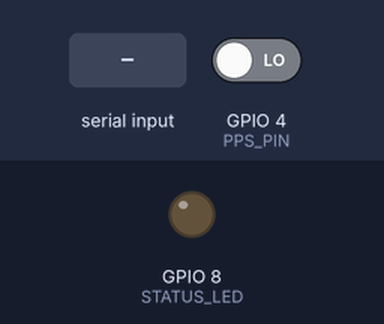
Simulated run of this sketch. Board: ESP32-C3. On the bench: output pins drawn as LEDs (lit = HIGH). The test bench sets the inputs (shaded band); at power-on: GPIO 4 (PPS_PIN) LOW. What the sketch prints to the serial monitor is not drawn.

Above: at 1.4 s.
1.5 s: "1" received over the second serial link
Timing chart, 0 to 4.5 s (numbered marks = the images above; inputs shaded):
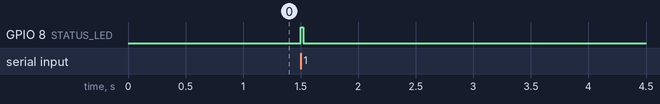

Measured:
- after the input at 1.5 s, GPIO 8 (STATUS_LED): LOW → HIGH at once, → LOW 0.02 s later

The sketch:

sketch_sep19a.ino
```cpp
/*
 * TAU2202 Raw Bridge for ESP32-C3
 *
 * Прозрачный мост между GNSS-модулем (UART1) и USB-CDC.
 * Всё, что приходит от GNSS → в USB. Всё, что вводится в USB → в GNSS.
 *
 * Дополнительно:
 *  - мигает встроенным LED при активности GNSS;
 *  - выводит счётчик PPS раз в секунду;
 *  - отключает WiFi/BT (снижает помехи);
 *  - ждёт открытия USB-порта, чтобы не терять первые строки.
 *
 * Настройки Arduino IDE:
 *   - Board:          ESP32C3 Dev Module
 *   - USB CDC On Boot: Enabled   ← обязательно
 *   - CPU Frequency:  160 MHz (или 80 MHz для меньших помех)
 *   - Flash Size:     4 MB (default)
 */

#include <HardwareSerial.h>
#include <WiFi.h>
#include <esp_bt.h>

// ─── Пины ───
#define GNSS_RX_PIN   20      // ESP32-C3 RX ← TX модуля
#define GNSS_TX_PIN   21      // ESP32-C3 TX → RX модуля
#define PPS_PIN       4       // вход PPS от модуля
#define STATUS_LED    8       // встроенный LED на DevKit

// ─── Настройки ───
#define GNSS_BAUD     115200
#define USB_BAUD      115200
#define USB_WAIT_MS   3000    // сколько ждать подключения хоста к USB

HardwareSerial GNSS(1);

// ─── PPS ───
volatile uint32_t ppsCount = 0;
volatile uint32_t lastPpsMicros = 0;

void IRAM_ATTR onPps() {
    ppsCount++;
    lastPpsMicros = micros();
}

// ─── Индикация активности ───
uint32_t lastGnssByte = 0;

void setup() {
    pinMode(STATUS_LED, OUTPUT);
    digitalWrite(STATUS_LED, LOW);

    // Отключаем WiFi/BT, чтобы не создавать помехи GNSS
    WiFi.mode(WIFI_OFF);
    btStop();

    // USB-CDC
    Serial.begin(USB_BAUD);

    // Ждём, пока хост откроет порт. Если не дождались за USB_WAIT_MS —
    // продолжаем, но первые строки могут быть потеряны.
    uint32_t t0 = millis();
    while (!Serial && (millis() - t0 < USB_WAIT_MS)) {
        delay(10);
    }
    delay(200);   // ещё немного, чтобы хост точно был готов

    // GNSS-UART
    GNSS.begin(GNSS_BAUD, SERIAL_8N1, GNSS_RX_PIN, GNSS_TX_PIN);

    // Сброс «мусора» из UART-буфера
    delay(50);
    while (GNSS.available()) GNSS.read();

    // PPS
    pinMode(PPS_PIN, INPUT);
    attachInterrupt(digitalPinToInterrupt(PPS_PIN), onPps, RISING);

    Serial.println();   // пустая строка для чистоты старта
}

void loop() {
    // 1) GNSS → USB
    while (GNSS.available()) {
        char c = (char)GNSS.read();
        Serial.write(c);
        lastGnssByte = millis();
        digitalWrite(STATUS_LED, HIGH);
    }

    // 2) USB → GNSS
    while (Serial.available()) {
        GNSS.write(Serial.read());
    }

    // 3) Индикация активности: LED гаснет через 20 мс после последнего байта
    if (digitalRead(STATUS_LED) == HIGH && millis() - lastGnssByte > 20) {
        digitalWrite(STATUS_LED, LOW);
    }

    // 4) Раз в секунду отправляем счётчик PPS в USB
    static uint32_t lastPpsReport = 0;
    if (millis() - lastPpsReport >= 1000) {
        lastPpsReport = millis();
        uint32_t count = ppsCount;
        uint32_t age = (micros() - lastPpsMicros) / 1000;  // мс с последнего импульса
        Serial.printf("$PPS,%lu,%lu\r\n", count, age);
    }
}
```
